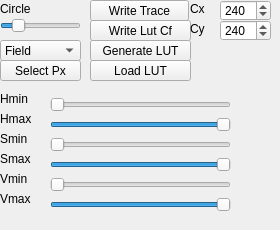
<?xml version="1.0" encoding="UTF-8"?>
<ui version="4.0">
 <class>MainWindow</class>
 <widget class="QMainWindow" name="MainWindow">
  <property name="geometry">
   <rect>
    <x>0</x>
    <y>0</y>
    <width>280</width>
    <height>230</height>
   </rect>
  </property>
  <property name="minimumSize">
   <size>
    <width>280</width>
    <height>230</height>
   </size>
  </property>
  <property name="maximumSize">
   <size>
    <width>280</width>
    <height>230</height>
   </size>
  </property>
  <property name="windowTitle">
   <string>MinhoTeam Vision Configurator</string>
  </property>
  <widget class="QWidget" name="centralWidget">
   <widget class="QPushButton" name="pushButton_3">
    <property name="geometry">
     <rect>
      <x>90</x>
      <y>20</y>
      <width>101</width>
      <height>21</height>
     </rect>
    </property>
    <property name="text">
     <string>Write Lut Cf</string>
    </property>
   </widget>
   <widget class="QPushButton" name="pushButton_2">
    <property name="geometry">
     <rect>
      <x>0</x>
      <y>60</y>
      <width>81</width>
      <height>21</height>
     </rect>
    </property>
    <property name="text">
     <string>Select Px</string>
    </property>
   </widget>
   <widget class="QPushButton" name="pushButton">
    <property name="geometry">
     <rect>
      <x>90</x>
      <y>40</y>
      <width>101</width>
      <height>21</height>
     </rect>
    </property>
    <property name="text">
     <string>Generate LUT</string>
    </property>
   </widget>
   <widget class="QComboBox" name="comboBox">
    <property name="geometry">
     <rect>
      <x>0</x>
      <y>40</y>
      <width>81</width>
      <height>21</height>
     </rect>
    </property>
    <property name="sizePolicy">
     <sizepolicy hsizetype="Maximum" vsizetype="Fixed">
      <horstretch>0</horstretch>
      <verstretch>0</verstretch>
     </sizepolicy>
    </property>
    <item>
     <property name="text">
      <string>Field</string>
     </property>
    </item>
    <item>
     <property name="text">
      <string>Line</string>
     </property>
    </item>
    <item>
     <property name="text">
      <string>Obstacle</string>
     </property>
    </item>
    <item>
     <property name="text">
      <string>Ball</string>
     </property>
    </item>
   </widget>
   <widget class="QLabel" name="label_7">
    <property name="geometry">
     <rect>
      <x>0</x>
      <y>0</y>
      <width>39</width>
      <height>17</height>
     </rect>
    </property>
    <property name="sizePolicy">
     <sizepolicy hsizetype="Maximum" vsizetype="Maximum">
      <horstretch>0</horstretch>
      <verstretch>0</verstretch>
     </sizepolicy>
    </property>
    <property name="text">
     <string>Circle</string>
    </property>
   </widget>
   <widget class="QSlider" name="horizontalSlider">
    <property name="geometry">
     <rect>
      <x>0</x>
      <y>10</y>
      <width>81</width>
      <height>31</height>
     </rect>
    </property>
    <property name="sizePolicy">
     <sizepolicy hsizetype="Minimum" vsizetype="Minimum">
      <horstretch>0</horstretch>
      <verstretch>0</verstretch>
     </sizepolicy>
    </property>
    <property name="maximum">
     <number>300</number>
    </property>
    <property name="value">
     <number>50</number>
    </property>
    <property name="orientation">
     <enum>Qt::Horizontal</enum>
    </property>
   </widget>
   <widget class="QSlider" name="hmin">
    <property name="geometry">
     <rect>
      <x>50</x>
      <y>90</y>
      <width>181</width>
      <height>29</height>
     </rect>
    </property>
    <property name="maximum">
     <number>180</number>
    </property>
    <property name="orientation">
     <enum>Qt::Horizontal</enum>
    </property>
   </widget>
   <widget class="QSlider" name="hmax">
    <property name="geometry">
     <rect>
      <x>50</x>
      <y>110</y>
      <width>181</width>
      <height>29</height>
     </rect>
    </property>
    <property name="maximum">
     <number>180</number>
    </property>
    <property name="value">
     <number>180</number>
    </property>
    <property name="orientation">
     <enum>Qt::Horizontal</enum>
    </property>
   </widget>
   <widget class="QSlider" name="smin">
    <property name="geometry">
     <rect>
      <x>50</x>
      <y>130</y>
      <width>181</width>
      <height>29</height>
     </rect>
    </property>
    <property name="maximum">
     <number>255</number>
    </property>
    <property name="orientation">
     <enum>Qt::Horizontal</enum>
    </property>
   </widget>
   <widget class="QSlider" name="smax">
    <property name="geometry">
     <rect>
      <x>50</x>
      <y>150</y>
      <width>181</width>
      <height>29</height>
     </rect>
    </property>
    <property name="maximum">
     <number>255</number>
    </property>
    <property name="value">
     <number>255</number>
    </property>
    <property name="orientation">
     <enum>Qt::Horizontal</enum>
    </property>
   </widget>
   <widget class="QSlider" name="vmin">
    <property name="geometry">
     <rect>
      <x>50</x>
      <y>170</y>
      <width>181</width>
      <height>29</height>
     </rect>
    </property>
    <property name="maximum">
     <number>255</number>
    </property>
    <property name="orientation">
     <enum>Qt::Horizontal</enum>
    </property>
   </widget>
   <widget class="QSlider" name="vmax">
    <property name="geometry">
     <rect>
      <x>50</x>
      <y>190</y>
      <width>181</width>
      <height>29</height>
     </rect>
    </property>
    <property name="sizePolicy">
     <sizepolicy hsizetype="Minimum" vsizetype="Maximum">
      <horstretch>0</horstretch>
      <verstretch>0</verstretch>
     </sizepolicy>
    </property>
    <property name="maximum">
     <number>255</number>
    </property>
    <property name="value">
     <number>255</number>
    </property>
    <property name="orientation">
     <enum>Qt::Horizontal</enum>
    </property>
   </widget>
   <widget class="QLabel" name="label_2">
    <property name="geometry">
     <rect>
      <x>0</x>
      <y>90</y>
      <width>36</width>
      <height>17</height>
     </rect>
    </property>
    <property name="sizePolicy">
     <sizepolicy hsizetype="Maximum" vsizetype="Maximum">
      <horstretch>0</horstretch>
      <verstretch>0</verstretch>
     </sizepolicy>
    </property>
    <property name="text">
     <string>Hmin</string>
    </property>
   </widget>
   <widget class="QLabel" name="label">
    <property name="geometry">
     <rect>
      <x>0</x>
      <y>110</y>
      <width>39</width>
      <height>17</height>
     </rect>
    </property>
    <property name="sizePolicy">
     <sizepolicy hsizetype="Maximum" vsizetype="Maximum">
      <horstretch>0</horstretch>
      <verstretch>0</verstretch>
     </sizepolicy>
    </property>
    <property name="text">
     <string>Hmax</string>
    </property>
   </widget>
   <widget class="QLabel" name="label_3">
    <property name="geometry">
     <rect>
      <x>0</x>
      <y>130</y>
      <width>34</width>
      <height>17</height>
     </rect>
    </property>
    <property name="sizePolicy">
     <sizepolicy hsizetype="Maximum" vsizetype="Maximum">
      <horstretch>0</horstretch>
      <verstretch>0</verstretch>
     </sizepolicy>
    </property>
    <property name="text">
     <string>Smin</string>
    </property>
   </widget>
   <widget class="QLabel" name="label_4">
    <property name="geometry">
     <rect>
      <x>0</x>
      <y>150</y>
      <width>37</width>
      <height>17</height>
     </rect>
    </property>
    <property name="sizePolicy">
     <sizepolicy hsizetype="Maximum" vsizetype="Maximum">
      <horstretch>0</horstretch>
      <verstretch>0</verstretch>
     </sizepolicy>
    </property>
    <property name="text">
     <string>Smax</string>
    </property>
   </widget>
   <widget class="QLabel" name="label_5">
    <property name="geometry">
     <rect>
      <x>0</x>
      <y>170</y>
      <width>35</width>
      <height>17</height>
     </rect>
    </property>
    <property name="sizePolicy">
     <sizepolicy hsizetype="Maximum" vsizetype="Maximum">
      <horstretch>0</horstretch>
      <verstretch>0</verstretch>
     </sizepolicy>
    </property>
    <property name="text">
     <string>Vmin</string>
    </property>
   </widget>
   <widget class="QLabel" name="label_6">
    <property name="geometry">
     <rect>
      <x>0</x>
      <y>190</y>
      <width>38</width>
      <height>17</height>
     </rect>
    </property>
    <property name="sizePolicy">
     <sizepolicy hsizetype="Maximum" vsizetype="Maximum">
      <horstretch>0</horstretch>
      <verstretch>0</verstretch>
     </sizepolicy>
    </property>
    <property name="text">
     <string>Vmax</string>
    </property>
   </widget>
   <widget class="QPushButton" name="pushButton_4">
    <property name="geometry">
     <rect>
      <x>90</x>
      <y>0</y>
      <width>99</width>
      <height>21</height>
     </rect>
    </property>
    <property name="text">
     <string>Write Trace</string>
    </property>
   </widget>
   <widget class="QLabel" name="label_8">
    <property name="geometry">
     <rect>
      <x>230</x>
      <y>90</y>
      <width>36</width>
      <height>17</height>
     </rect>
    </property>
    <property name="sizePolicy">
     <sizepolicy hsizetype="Maximum" vsizetype="Maximum">
      <horstretch>0</horstretch>
      <verstretch>0</verstretch>
     </sizepolicy>
    </property>
    <property name="text">
     <string/>
    </property>
   </widget>
   <widget class="QLabel" name="label_9">
    <property name="geometry">
     <rect>
      <x>230</x>
      <y>110</y>
      <width>36</width>
      <height>17</height>
     </rect>
    </property>
    <property name="sizePolicy">
     <sizepolicy hsizetype="Maximum" vsizetype="Maximum">
      <horstretch>0</horstretch>
      <verstretch>0</verstretch>
     </sizepolicy>
    </property>
    <property name="text">
     <string/>
    </property>
   </widget>
   <widget class="QLabel" name="label_10">
    <property name="geometry">
     <rect>
      <x>230</x>
      <y>130</y>
      <width>36</width>
      <height>17</height>
     </rect>
    </property>
    <property name="sizePolicy">
     <sizepolicy hsizetype="Maximum" vsizetype="Maximum">
      <horstretch>0</horstretch>
      <verstretch>0</verstretch>
     </sizepolicy>
    </property>
    <property name="text">
     <string/>
    </property>
   </widget>
   <widget class="QLabel" name="label_11">
    <property name="geometry">
     <rect>
      <x>230</x>
      <y>150</y>
      <width>36</width>
      <height>17</height>
     </rect>
    </property>
    <property name="sizePolicy">
     <sizepolicy hsizetype="Maximum" vsizetype="Maximum">
      <horstretch>0</horstretch>
      <verstretch>0</verstretch>
     </sizepolicy>
    </property>
    <property name="text">
     <string/>
    </property>
   </widget>
   <widget class="QLabel" name="label_12">
    <property name="geometry">
     <rect>
      <x>230</x>
      <y>170</y>
      <width>36</width>
      <height>17</height>
     </rect>
    </property>
    <property name="sizePolicy">
     <sizepolicy hsizetype="Maximum" vsizetype="Maximum">
      <horstretch>0</horstretch>
      <verstretch>0</verstretch>
     </sizepolicy>
    </property>
    <property name="text">
     <string/>
    </property>
   </widget>
   <widget class="QLabel" name="label_13">
    <property name="geometry">
     <rect>
      <x>230</x>
      <y>190</y>
      <width>36</width>
      <height>17</height>
     </rect>
    </property>
    <property name="sizePolicy">
     <sizepolicy hsizetype="Maximum" vsizetype="Maximum">
      <horstretch>0</horstretch>
      <verstretch>0</verstretch>
     </sizepolicy>
    </property>
    <property name="text">
     <string/>
    </property>
   </widget>
   <widget class="QLabel" name="label_14">
    <property name="geometry">
     <rect>
      <x>190</x>
      <y>0</y>
      <width>39</width>
      <height>17</height>
     </rect>
    </property>
    <property name="sizePolicy">
     <sizepolicy hsizetype="Maximum" vsizetype="Maximum">
      <horstretch>0</horstretch>
      <verstretch>0</verstretch>
     </sizepolicy>
    </property>
    <property name="text">
     <string>Cx</string>
    </property>
   </widget>
   <widget class="QLabel" name="label_15">
    <property name="geometry">
     <rect>
      <x>190</x>
      <y>20</y>
      <width>39</width>
      <height>17</height>
     </rect>
    </property>
    <property name="sizePolicy">
     <sizepolicy hsizetype="Maximum" vsizetype="Maximum">
      <horstretch>0</horstretch>
      <verstretch>0</verstretch>
     </sizepolicy>
    </property>
    <property name="text">
     <string>Cy</string>
    </property>
   </widget>
   <widget class="QSpinBox" name="spinBox">
    <property name="geometry">
     <rect>
      <x>220</x>
      <y>0</y>
      <width>51</width>
      <height>21</height>
     </rect>
    </property>
    <property name="maximum">
     <number>479</number>
    </property>
    <property name="value">
     <number>240</number>
    </property>
   </widget>
   <widget class="QSpinBox" name="spinBox_2">
    <property name="geometry">
     <rect>
      <x>220</x>
      <y>20</y>
      <width>51</width>
      <height>21</height>
     </rect>
    </property>
    <property name="maximum">
     <number>479</number>
    </property>
    <property name="value">
     <number>240</number>
    </property>
   </widget>
   <widget class="QPushButton" name="pushButton_5">
    <property name="geometry">
     <rect>
      <x>90</x>
      <y>60</y>
      <width>101</width>
      <height>21</height>
     </rect>
    </property>
    <property name="text">
     <string>Load LUT</string>
    </property>
   </widget>
  </widget>
 </widget>
 <layoutdefault spacing="6" margin="11"/>
 <resources/>
 <connections/>
</ui>
